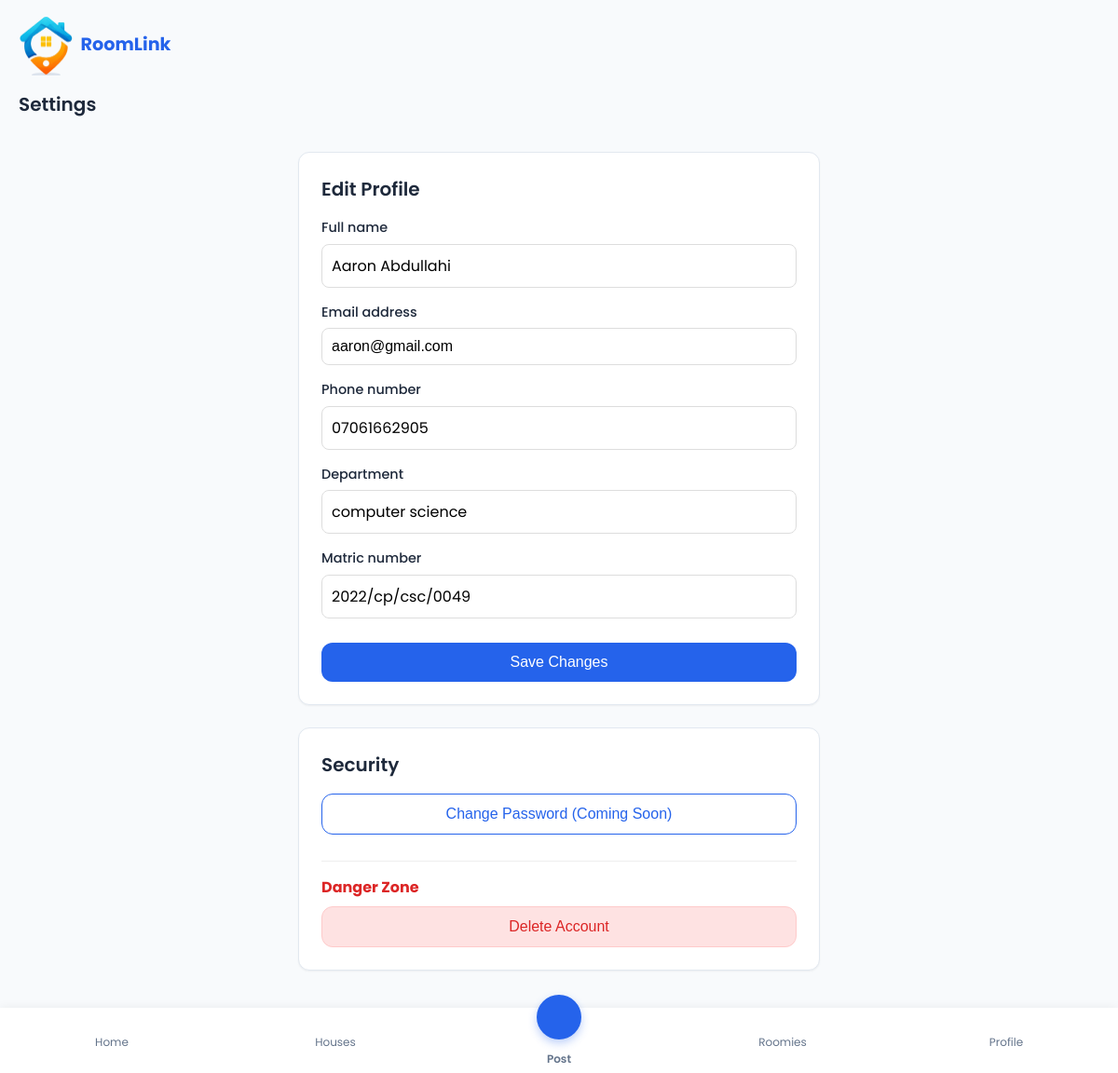
Page /settings/ (signed in) on the committed database.
### core/models.py (models this page shows, shortened)
class User(AbstractUser):
    username = None # We use email as username
    email = models.EmailField(_('email address'), unique=True)
    full_name = models.CharField(max_length=255)
    phone_number = models.CharField(max_length=20)
    department = models.CharField(max_length=100, blank=True, null=True)
    matric_number = models.CharField(max_length=50, blank=True, null=True)
    is_verified_student = models.BooleanField(default=False)
    VERIFICATION_STATUS_CHOICES = [
        ('not_submitted', 'Not Submitted'),
        ('pending', 'Pending Review'),
        ('approved', 'Approved'),
        ('rejected', 'Rejected'),
    ]
    verification_status = models.CharField(
        max_length=20,
        choices=VERIFICATION_STATUS_CHOICES,
        default='not_submitted'
    )
    verification_document = models.FileField(upload_to='verification_docs/', blank=True, null=True)
    USERNAME_FIELD = 'email'
    REQUIRED_FIELDS = ['full_name', 'phone_number']
    objects = UserManager()

### core/views.py (the view)
# urls.py: path('settings/', views.settings, name='settings'),
@login_required
def settings(request):
    if request.method == 'POST':
        form = ProfileUpdateForm(request.POST, instance=request.user)
        if form.is_valid():
            form.save()
            messages.success(request, "Profile updated successfully.")
            return redirect('settings')
    else:
        form = ProfileUpdateForm(instance=request.user)
    return render(request, 'settings.html', {'form': form})

### core/forms.py (shortened to what this page needs)
class ProfileUpdateForm(forms.ModelForm):
    class Meta:
        model = User
        fields = ['full_name', 'email', 'phone_number', 'department', 'matric_number']
        widgets = {
            'matric_number': forms.TextInput(attrs={'placeholder': '2023/CP/CSC/0034'}),
        }

### templates/settings.html (shortened to what this page needs)
{% extends 'base.html' %}
{% load static %}
{% block content %}
<section id="settings-screen" class="screen-page">
    <div class="screen-header">
        <h2>Settings</h2>
    </div>
    <div class="container" style="max-width: 600px; margin: 0 auto; padding: 20px;">
        <div class="card" style="padding: 24px; border-radius: 12px; border: 1px solid var(--border-color); background: #fff;">
            <h3 style="margin-bottom: 16px; font-size: 1.25rem;">Edit Profile</h3>
            <form method="POST" action="{% url 'settings' %}">
                {% for field in form %}
                <div class="form-group" style="margin-bottom: 16px;">
                    <label for="{{ field.id_for_label }}" style="display: block; margin-bottom: 6px; font-weight: 500;">
                        {{ field.label }}
                    </label>
                    {{ field }}
                </div>
                {% endfor %}
                <button type="submit" class="btn btn-primary" style="width: 100%; margin-top: 10px;">
                    Save Changes
                </button>
            </form>
        </div>
        <div class="card" style="padding: 24px; border-radius: 12px; border: 1px solid var(--border-color); background: #fff; margin-top: 24px;">
            <h3 style="margin-bottom: 16px; font-size: 1.25rem;">Security</h3>
            <button class="btn btn-secondary" style="width: 100%; margin-bottom: 12px;" disabled>
                Change Password (Coming Soon)
            </button>
            <hr style="margin: 16px 0; border: 0; border-top: 1px solid #eee;">
            <h4 style="color: #DC2626; font-size: 1rem; margin-bottom: 8px;">Danger Zone</h4>
            <button class="btn" style="width: 100%; background: #FEE2E2; color: #DC2626; border: 1px solid #FECACA;" onclick="alert('Account deletion is not yet implemented.')">
                Delete Account
            </button>
        </div>
    </div>
</section>
{% endblock %}

### static/css/styles.css (style rules this page uses)
:root { --primary: #2563EB; --primary-dark: #1D4ED8; --secondary: #F97316; --bg-color: #F8FAFC; --card-bg: #FFFFFF; --text-main: #1E293B; --text-muted: #64748B; --border-color: #E2E8F0; --shadow-sm: 0 1px 2px 0 rgb(0 0 0 / 0.05); --shadow-md: 0 4px 6px -1px rgb(0 0 0 / 0.1), 0 2px 4px -2px rgb(0 0 0 / 0.1); --radius-sm: 8px; --radius-md: 12px; --radius-lg: 16px; --nav-height: 70px; }
* { box-sizing: border-box; margin: 0; padding: 0; -webkit-tap-highlight-color: transparent; }
body { font-family: 'Poppins', -apple-system, BlinkMacSystemFont, "Segoe UI", Roboto, Helvetica, Arial, sans-serif; background-color: var(--bg-color); color: var(--text-main); line-height: 1.5; padding-bottom: calc(var(--nav-height) + 20px); overscroll-behavior-y: none; }
h2 { font-size: 1.25rem; font-weight: 600; margin-bottom: 1rem; }
h3 { font-size: 1.1rem; font-weight: 600; }
.btn { display: inline-flex; align-items: center; justify-content: center; gap: 8px; padding: 12px 20px; border-radius: var(--radius-md); font-weight: 500; border: none; cursor: pointer; transition: transform 0.15s ease, opacity 0.2s; font-size: 1rem; text-decoration: none; }
.btn-primary { background-color: var(--primary); color: white; }
.btn-secondary { background-color: white; color: var(--primary); border: 1px solid var(--primary); }
.screen-page { padding: 0 20px; animation: fadeIn 0.3s ease; min-height: 80vh; }
.card { background: var(--card-bg); border-radius: var(--radius-md); overflow: hidden; box-shadow: var(--shadow-sm); transition: transform 0.2s; height: 100%; }
.form-group { margin-bottom: 20px; }
.form-group label { display: block; margin-bottom: 8px; font-weight: 500; font-size: 0.9rem; }
input[type="text"], input[type="number"], input[type="file"], textarea { width: 100%; padding: 14px; border: 1px solid var(--border-color); border-radius: var(--radius-sm); font-family: inherit; font-size: 1rem; background: white; }

### templates/settings.html (style rules this page uses)
input[type="text"], input[type="email"], input[type="password"], input[type="number"], select, textarea { width: 100%; padding: 10px; border: 1px solid #ddd; border-radius: 8px; font-size: 1rem; }

### rows in the picture
User: form "Aaron Abdullahi" "aaron@gmail.com" "07061662905" "computer science" "2022/cp/csc/0049"

### other values in the picture
{{ field.label }} "Full name" "Email address" "Phone number" "Department" "Matric number"
